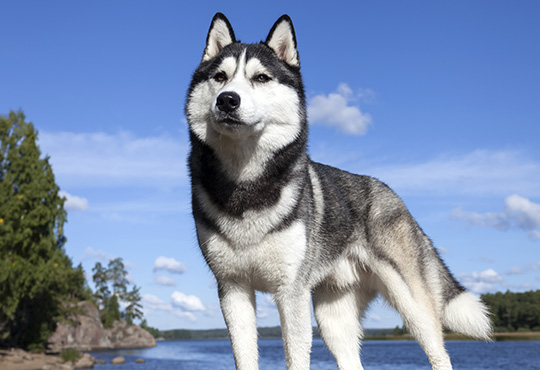
#> input picture Computacao_Grafica/yCbCr/husky.jpg, 540 x 370 px
$ python yCbCr.py   (older library calls are emulated)
#> lines starting #> are read from the running program, lines starting #| are printed output that depends on the picture
import cv2
import numpy as np

img = cv2.imread('husky.jpg')
#> img is the input picture: shape (370, 540, 3); mean B, G, R 174.9, 141.9, 123.1

h,w = img.shape[:2]
#> h = 370; w = 540
imgCopy = img.copy()
imgCopy = imgCopy/255
imgyCbCr = np.zeros((h, w, 3), np.float)

imgyCbCr[:, :, 0] = (0.2568 * img[:, :, 2]) + (0.5041 * img[:, :, 1]) + (0.097 * img[:, :, 0]) + 16        # 0 Y
imgyCbCr[:, :, 1] = (-0.1482 * img[:, :, 2]) - (0.2910 * img[:, :, 1]) + (0.4392 * img[:, :, 0]) + 128     # 1 Cb
imgyCbCr[:, :, 2] = (0.4392 * img[:, :, 2]) - (0.3678 * img[:, :, 1]) - (0.0714 * img[:, :, 0]) + 128      # 2 Cr

yMax = np.max(imgyCbCr[:, :, 0])
#> yMax = 234.8
yMin = np.min(imgyCbCr[:, :, 0])
#> yMin = 16

imgyCbCr[:, :, 0] = (imgyCbCr[:, :, 0] - yMin)/(yMax - yMin) #Y entre 0 e 1
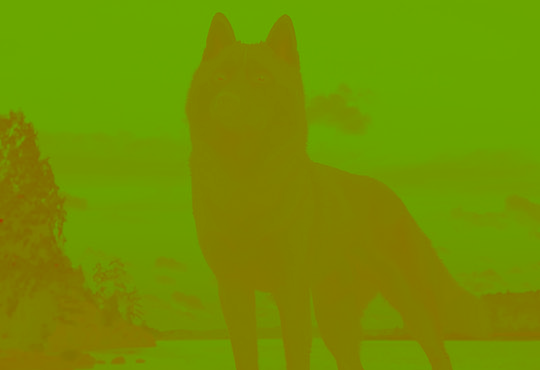
#> imgyCbCr: shape (370, 540, 3) float64; mean B, G, R 0.5, 145.3, 117.4

CbMax = np.max(imgyCbCr[:, :, 1])
#> CbMax = 177
CbMin = np.min(imgyCbCr[:, :, 1])
#> CbMin = 60.57

imgyCbCr[:, :, 1] = (imgyCbCr[:, :, 1] - CbMin) / (CbMax - CbMin) #Cb entre 0 e 1
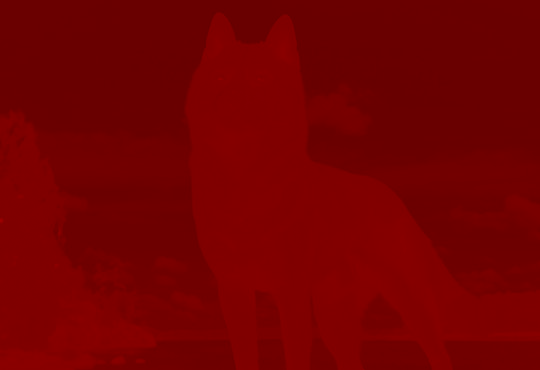
#> imgyCbCr: shape (370, 540, 3) float64; mean B, G, R 0.5, 0.7, 117.4

CrMax = np.max(imgyCbCr[:, :, 2])
#> CrMax = 159.3
CrMin = np.min(imgyCbCr[:, :, 2])
#> CrMin = 99.97

imgyCbCr[:, :, 2] = (imgyCbCr[:, :, 2] - CrMin) / (CrMax - CrMin) #Cr entre 0 e 1
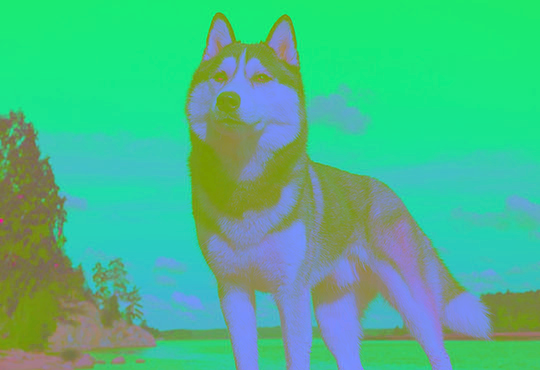
#> imgyCbCr: shape (370, 540, 3) float64; mean B, G, R 0.549, 0.728, 0.293

yCbCr = np.zeros((h, w, 3), np.uint8)
yCbCr = (imgyCbCr * 255).astype('uint8')

cv2.imshow("Imagem y - Luminancia", yCbCr[:, :, 0])
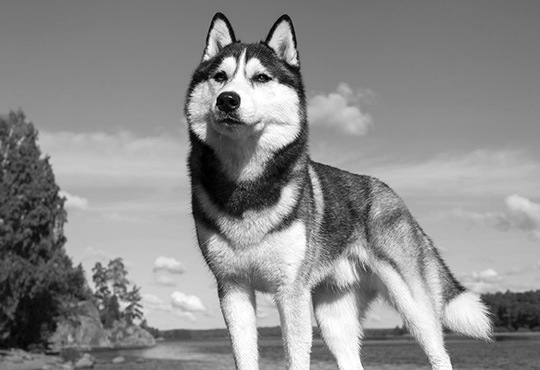
#> window 'Imagem y - Luminancia': shape (370, 540); min 0, max 255, mean 139.6
cv2.imshow("Imagem Cb - Azul", yCbCr[:, :, 1])
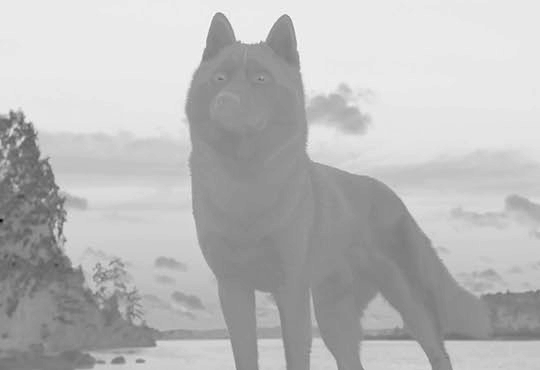
#> window 'Imagem Cb - Azul': shape (370, 540); min 0, max 255, mean 185.1
cv2.imshow("Imagem Cr - Vermelho", yCbCr[:, :, 2])
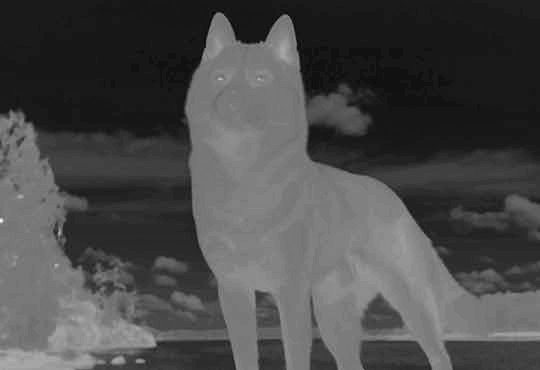
#> window 'Imagem Cr - Vermelho': shape (370, 540); min 0, max 255, mean 74.3

novaImg = np.zeros((h, w, 3), np.uint8)
novaImg[:, :, 0] = yCbCr[:, :, 1] #B
novaImg[:, :, 1] = yCbCr[:, :, 0] #G
novaImg[:, :, 2] = yCbCr[:, :, 2] #R
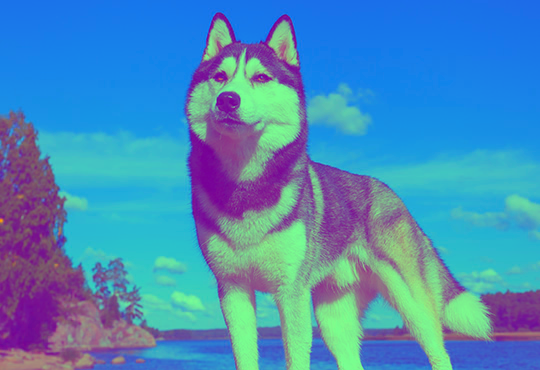
#> novaImg: shape (370, 540, 3); mean B, G, R 185.1, 139.6, 74.3
cv2.imshow("Imagem yCbCr - G B R", novaImg)
cv2.imshow("Imagem RGB", img)
cv2.waitKey(0)
